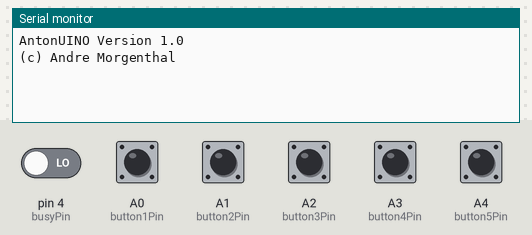
Recording of a sketch running on a simulated Arduino Uno, built with avr-gcc and run on an emulated ATmega328P. On the bench: the last lines printed to the serial monitor. The test bench sets the inputs (shaded band); at power-on: A0 (button1Pin), A1 (button2Pin), A2 (button3Pin), A3 (button4Pin), A4 (button5Pin) HIGH, pin 4 (busyPin) LOW. The audio player accepts every command and is not drawn.

Above: at 1.2 s.
1.3 s: A0 (button1Pin) pulled LOW for 0.15 s
At 2.4 s:
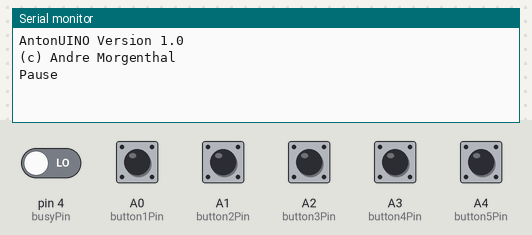
3.3 s: A0 (button1Pin) pulsed LOW 2 times (0.12 s each, 0.3 s apart)
At 5.0 s:
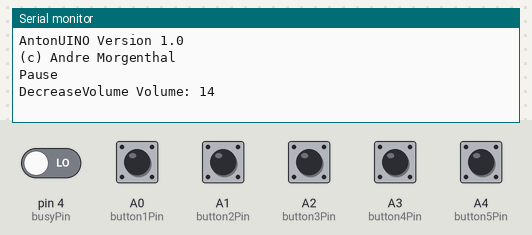
5.4 s: A1 (button2Pin) pulsed LOW 2 times (0.12 s each, 0.3 s apart)
At 6.8 s:
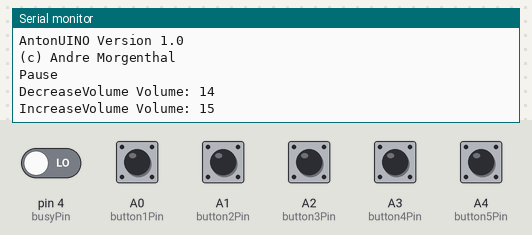

Measured:
- after the input at 1.3 s, the serial monitor: prints a new line after 0.60 s (image 1)
- after the input at 3.3 s, the serial monitor: prints a new line after 0.47 s (image 2)
- after the input at 5.4 s, the serial monitor: prints a new line after 0.47 s (image 3)

The sketch:

Anton.ino
```cpp
//Source Code inspired by Tonuino project
//https://github.com/xfjx/TonUINO
//https://www.voss.earth/tonuino/

//Includes for IntelliJ CLion
#include <Arduino.h>
#include <libraries/DFPlayer_Mini_Mp3_by_Makuna/src/DFMiniMp3.h>
#include <libraries/OneButton/src/OneButton.h>
#include <SoftwareSerial.h>

//Includes for Adroino IDE
/*#include <DFMiniMp3.h>
#include "OneButton.h"
#include <SoftwareSerial.h>*/

#define button1Pin A0
#define button2Pin A1
#define button3Pin A2
#define button4Pin A3
#define button5Pin A4
#define busyPin 4

// Setup a some new OneButton
OneButton button1(button1Pin, true);
OneButton button2(button2Pin, true);
OneButton button3(button3Pin, true);
OneButton button4(button4Pin, true);
OneButton button5(button5Pin, true);

uint8_t currentVolume = 15;
const uint8_t MAX_VOLUME = 22;
const uint8_t MIN_VOLUME = 1;

//Stores the current playing folder and track
uint8_t currentFolder = 0;
uint8_t currentTrack = 1;

//method definitions
void nextTrack(uint8_t folder);
void increaseVolume();
void decreaseVolume();
void changeFolder1();
void changeFolder2();
void changeFolder3();
void changeFolder4();
void changeFolder5();

// DFPlayer Mini
SoftwareSerial mySoftwareSerial(2, 3); // RX, TX

// DFPlayer Mini Callback Methods
unsigned long millisLastFinishCall=0;
class Mp3Notify {
public:
    static void OnError(uint16_t errorCode) {
        // see DfMp3_Error for code meaning
        Serial.println();
        Serial.print("Com Error ");
        Serial.println(errorCode);
    }
    static void OnPlayFinished(uint16_t track) {
        Serial.println(millisLastFinishCall);
        unsigned long currentMillis = millis();
        if(currentMillis - millisLastFinishCall < 1000){
            Serial.println("[OnPlayFinished] Prevent double call");
            return;
        }
        millisLastFinishCall = currentMillis;
        Serial.print("Track beendet ");
        Serial.println(track);
        delay(100);
        nextTrack(currentFolder);
    }
    static void OnCardOnline(uint16_t code) {
        Serial.println(F("SD Karte online "));
    }
    static void OnCardInserted(uint16_t code) {
        Serial.println(F("SD Karte bereit "));
    }
    static void OnCardRemoved(uint16_t code) {
        Serial.println(F("SD Karte entfernt "));
    }
    static void OnUsbOnline(uint16_t code) {
        Serial.println(F("USB online "));
    }
    static void OnUsbInserted(uint16_t code) {
        Serial.println(F("USB bereit "));
    }
    static void OnUsbRemoved(uint16_t code) {
        Serial.println(F("USB entfernt "));
    }
};

//Instance of MP3 Player Module
static DFMiniMp3<SoftwareSerial, Mp3Notify> mp3(mySoftwareSerial);

void setup() {

    Serial.begin(115200); // Es gibt ein paar Debug Ausgaben über die serielle
    // Schnittstelle
    randomSeed(analogRead(A0)); // Zufallsgenerator initialisieren

    Serial.println(F("AntonUINO Version 1.0"));
    Serial.println(F("(c) Andre Morgenthal"));

    // link the button functions.
    button1.attachClick(changeFolder1);
    button1.attachDoubleClick(decreaseVolume);
    button2.attachClick(changeFolder2);
    button2.attachDoubleClick(increaseVolume);
    button3.attachClick(changeFolder3);
    button4.attachClick(changeFolder4);
    button5.attachClick(changeFolder5);

    // Busy Pin
    pinMode(busyPin, INPUT);

    // DFPlayer Mini initialisieren
    mp3.begin();
    mp3.setVolume(currentVolume);
}

bool isPlaying() {
    return !digitalRead(busyPin);
}

void nextTrack(uint8_t folder) {

    uint8_t oldFolder = currentFolder;
    currentFolder = folder;
    uint8_t numTracksInFolder = mp3.getFolderTrackCount(currentFolder);
    Serial.print(F("Number Tracks in Folder: "));
    Serial.println(numTracksInFolder);

    if(oldFolder != folder){
        //Start with first song in folder when another button is clicked.
        currentTrack = 1;
    }else{
        currentTrack = currentTrack + 1;
    }

    if (currentTrack > numTracksInFolder){
        currentTrack = 1;
    }

    Serial.print(F("Spiele naechsten Track: "));
    Serial.print(currentTrack);
    Serial.print(F(" aus Ordner: "));
    Serial.println(currentFolder);
    mp3.playFolderTrack(currentFolder, currentTrack);
}

void changeFolder(uint16_t folder) {
    if(isPlaying()){
        Serial.println(F("Pause"));
        mp3.pause();
    }else{
        nextTrack(folder);
    }
}

void changeFolder1() {
    changeFolder(1);
}

void changeFolder2() {
    changeFolder(2);
}

void changeFolder3() {
    changeFolder(3);
}

void changeFolder4() {
    changeFolder(4);
}

void changeFolder5() {
    changeFolder(5);
}

void increaseVolume() {
    if(currentVolume >= MAX_VOLUME){
        Serial.println("Reached Max Volume");
        return;
    }
    currentVolume++;
    Serial.print("IncreaseVolume Volume: ");
    Serial.println(currentVolume);
    mp3.increaseVolume();
}

void decreaseVolume() {
    if(currentVolume <= MIN_VOLUME){
        Serial.println("Reached Min Volume");
        return;
    }
    currentVolume--;
    Serial.print("DecreaseVolume Volume: ");
    Serial.println(currentVolume);
    mp3.decreaseVolume();
}

void loop() {
    mp3.loop();
    button1.tick();
    button2.tick();
    button3.tick();
    button4.tick();
    button5.tick();
}
```
